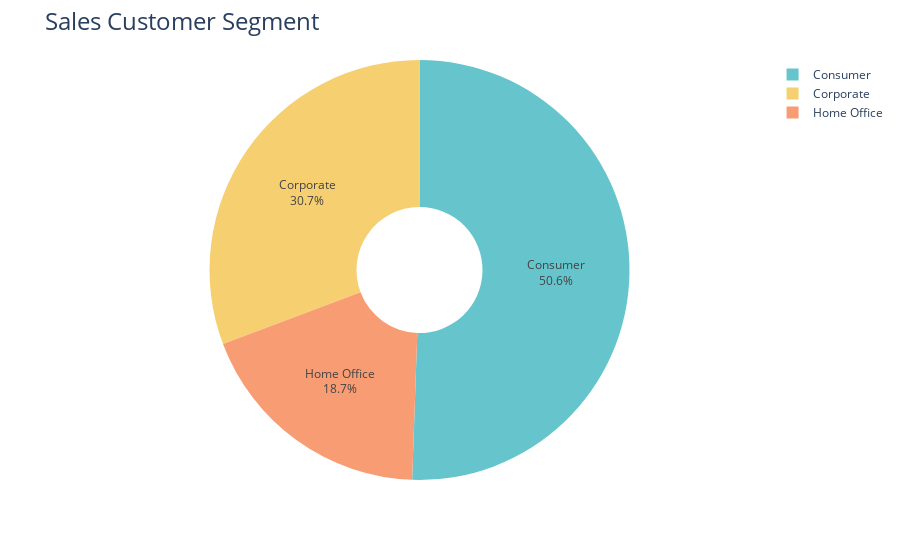

Notebook source saved alongside this figure:
### Code cell
fig = px.pie(sales_customer_segment,
            values='Sales',
            names='Segment',
            hole = 0.3,
            color_discrete_sequence=px.colors.qualitative.Pastel)
fig.update_traces(textposition='inside', textinfo='percent+label')
fig.update_layout(title_text='Sales Customer Segment', title_font=dict(size=24))

fig.show()

### Figure 1 — Plotly figure (JSON) as saved in the notebook; plotly's stock layout.template omitted (floating-point values rounded to 4 significant figures)
{"data": [{"domain": {"x": [0, 1], "y": [0, 1]}, "hole": 0.3, "hovertemplate": "Segment=%{label}<br>Sales=%{value}<extra></extra>", "labels": ["Consumer", "Corporate", "Home Office"], "legendgroup": "", "name": "", "showlegend": true, "textinfo": "percent+label", "textposition": "inside", "type": "pie", "values": [1161000.0, 706100.0, 429700.0]}], "layout": {"legend": {"tracegroupgap": 0}, "margin": {"t": 60}, "piecolorway": ["rgb(102, 197, 204)", "rgb(246, 207, 113)", "rgb(248, 156, 116)", "rgb(220, 176, 242)", "rgb(135, 197, 95)", "rgb(158, 185, 243)", "rgb(254, 136, 177)", "rgb(201, 219, 116)", "rgb(139, 224, 164)", "rgb(180, 151, 231)", "rgb(179, 179, 179)"], "title": {"font": {"size": 24}, "text": "Sales Customer Segment"}}}
